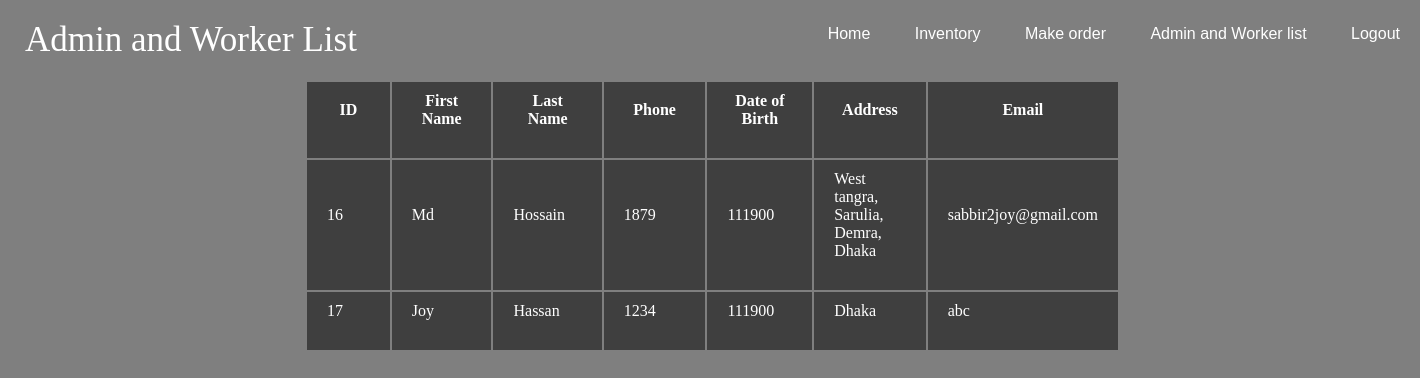
Page /views/adminworkerlist.php (signed in) on the earlier database version.
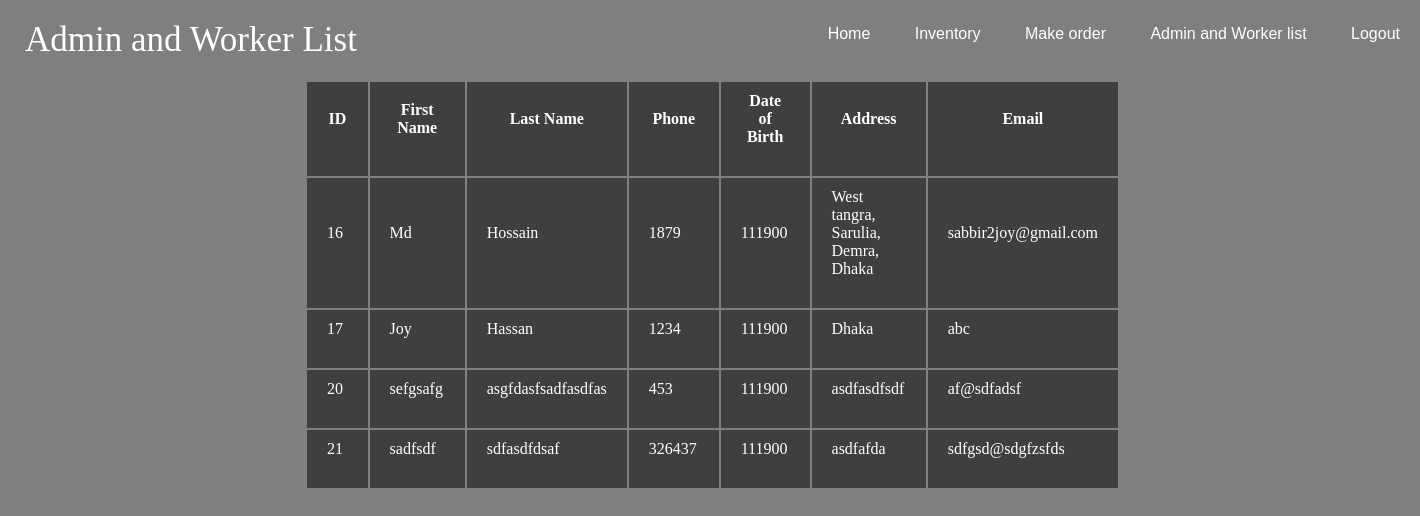
Same page on the later database version.
### tables this page shows
CREATE TABLE `users` (
  `id` int(11) NOT NULL,
  `fname` varchar(50) NOT NULL,
  `lname` varchar(50) NOT NULL,
  `phone` int(11) NOT NULL,
  `dob` int(10) NOT NULL,
  `address` varchar(100) NOT NULL,
  `email` varchar(100) NOT NULL,
  `usertype` varchar(10) NOT NULL,
  `username` varchar(50) NOT NULL,
  `password` varchar(50) NOT NULL
);

### views/adminworkerlist.php (the view, shortened to what this page needs)
<html>
	<head>
		<link rel="stylesheet" type="text/css" href= "styles/adminWorkerListDesign.css">
	</head>
	<body>
	<span id = 'adminworkerheading'>Admin and Worker List</span>
	<form method = "post" action="">
	<div class = "main">
			<ul>
			<li><a href= "admindash.php">Home</a></li>
			<li><a href= "inventory.php">Inventory</a></li>
			<li><a href= "makeorder.php">Make order</a></li>
			<li><a href= "adminworkerlist.php">Admin and Worker list</a></li>
			<li><a href= "login.php">Logout</a></li>
			</ul>
	</div>
	<div class = "awtable">
		<table>
			<tr>
				<th>ID</th>
				<th>First Name</th>
				<th>Last Name</th>
				<th>Phone</th>
				<th>Date of Birth</th>
				<th>Address</th>
				<th>Email</th>
			</tr>
			<?php
				$q = "SELECT * FROM users";
				$conn = mysqli_connect('localhost', 'root', '', 'dailysupershopdb');
				$result = mysqli_query($conn, $q);
				if(mysqli_num_rows($result) > 0)
				{
					while($aw = mysqli_fetch_assoc($result))
					{
						echo "<tr>";
							echo "<td>".$aw["id"]."</td>";
							echo "<td>".$aw["fname"]."</td>";
							echo "<td>".$aw["lname"]."</td>";
							echo "<td>".$aw["phone"]."</td>";
							echo "<td>".$aw["dob"]."</td>";
							echo "<td>".$aw["address"]."</td>";
							echo "<td>".$aw["email"]."</td>";
						echo "</tr>";
					}
				}
			?>
		</table>
	</div>
	</body>
</html>

### views/styles/adminWorkerListDesign.css (style rules this page uses)
body { margin: 0; padding: 0; background-image: linear-gradient(rgba(0,0,0,0.5), rgba(0,0,0,0.5)), url(../../storage/images/3545189.jpg); background-size: cover; background-position: center; font-family: sans-serif; }
.main ul { float: right; list-style-type: none; margin-top: 25px; }
.main ul li { display: inline-block; }
.main ul li a { text-decoration: none; color: #fff; padding: 5px 20px; border: none; transition: 0.6s ease; }
#adminworkerheading { float: left; font-family: century gothic; font-size: 35px; color: #fff; margin: 20px 25px; }
.awtable { float: left; margin-left: 5px; padding: 0px 300px 0px; margin-bottom: 0px; font-family: century gothic; }
.awtable td { padding: 10 20 30 20px; margin-left: 0px; margin-right: 100px; font-family: century gothic; width: 120px; background: rgba(0, 0, 0, 0.5); color: #fff; top: 30%; left: -50%; position: center; }
.awtable th { padding: 10 20 30 20px; margin-left: 0px; margin-right: 100px; font-family: century gothic; width: 120px; background: rgba(0, 0, 0, 0.5); color: #fff; top: 30%; left: -50%; position: center; }

Differences in the rows shown:
added users: id "20", fname "sefgsafg", lname "asgfdasfsadfasdfas", phone "453", dob "111900", address "asdfasdfsdf", email "af@sdfadsf"
added users: id "21", fname "sadfsdf", lname "sdfasdfdsaf", phone "326437", dob "111900", address "asdfafda", email "sdfgsd@sdgfzsfds"
